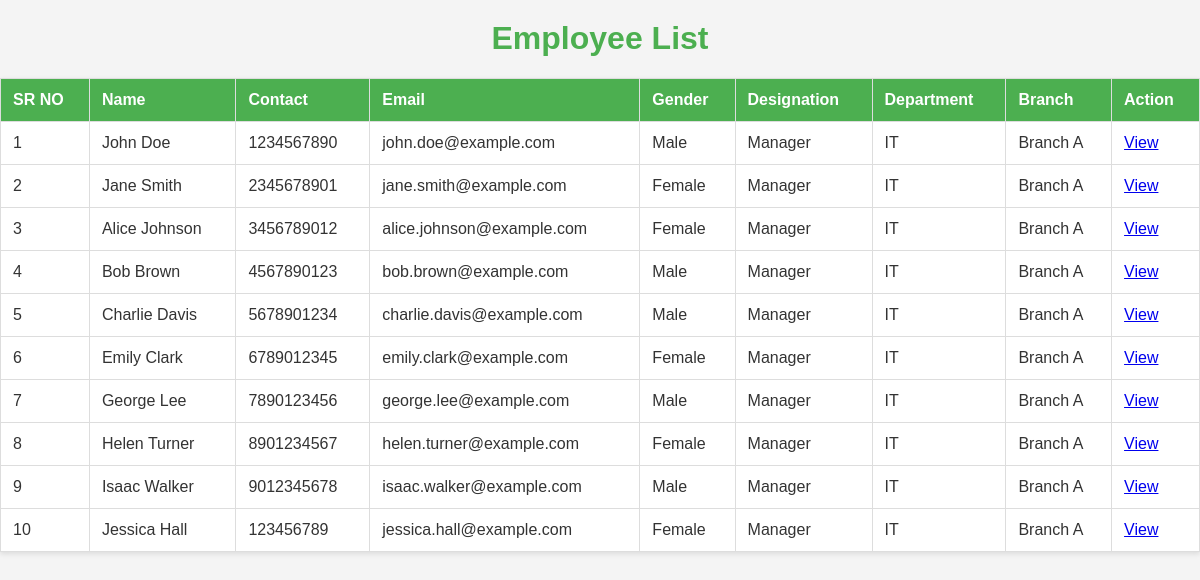
The page / on the database its author committed.
### tables this page shows
CREATE TABLE `tbl_employee` (
  `id` int(11) NOT NULL,
  `name` varchar(100) NOT NULL,
  `contact` varchar(15) NOT NULL,
  `email` varchar(100) NOT NULL,
  `gender` enum('Male','Female','Other') NOT NULL,
  `designation` varchar(100) NOT NULL,
  `department` varchar(100) NOT NULL,
  `branch` varchar(100) NOT NULL,
  `created_at` timestamp NOT NULL DEFAULT current_timestamp()
);

### index.php (the view, shortened to what this page needs)
<?php
include 'db.php';
$query = "SELECT * FROM tbl_employee";
$result = $conn->query($query);
?>
<!DOCTYPE html>
<html lang="en">
<head>
    <link rel="stylesheet" href="styles.css">
</head>
<body>
    <h1>Employee List</h1>
    <table>
        <thead>
            <tr>
                <th>SR NO</th>
                <th>Name</th>
                <th>Contact</th>
                <th>Email</th>
                <th>Gender</th>
                <th>Designation</th>
                <th>Department</th>
                <th>Branch</th>
                <th>Action</th>
            </tr>
        </thead>
        <tbody>
            <?php if ($result->num_rows > 0): ?>
                <?php $sr_no = 1; ?>
                <?php while ($row = $result->fetch_assoc()): ?>
                    <tr>
                        <td><?php echo $sr_no++; ?></td>
                        <td><?php echo htmlspecialchars($row['name']); ?></td>
                        <td><?php echo htmlspecialchars($row['contact']); ?></td>
                        <td><?php echo htmlspecialchars($row['email']); ?></td>
                        <td><?php echo htmlspecialchars($row['gender']); ?></td>
                        <td><?php echo htmlspecialchars($row['designation']); ?></td>
                        <td><?php echo htmlspecialchars($row['department']); ?></td>
                        <td><?php echo htmlspecialchars($row['branch']); ?></td>
                        <td><a href="employee_details.php?id=<?php echo $row['id']; ?>">View</a></td>
                    </tr>
                <?php endwhile; ?>
            <?php else: ?>
                <tr>
                    <td colspan="9">No employees found.</td>
                </tr>
            <?php endif; ?>
        </tbody>
    </table>
</body>
</html>

### styles.css (style rules this page uses)
body { font-family: Arial, sans-serif; margin: 0; padding: 0; background-color: #f4f4f4; color: #333; }
h1 { text-align: center; color: #4CAF50; margin-top: 20px; }
table { width: 100%; border-collapse: collapse; margin: 20px 0; background-color: #fff; box-shadow: 0 2px 5px rgba(0, 0, 0, 0.1); }
th, td { border: 1px solid #ddd; padding: 12px; text-align: left; }
th { background-color: #4CAF50; color: white; }

### rows shown on the page
tbl_employee: name "John Doe", contact "1234567890", email "john.doe@example.com", gender "Male", designation "Manager", department "IT", branch "Branch A"
tbl_employee: name "Jane Smith", contact "2345678901", email "jane.smith@example.com", gender "Female", designation "Manager", department "IT", branch "Branch A"
tbl_employee: name "Alice Johnson", contact "3456789012", email "alice.johnson@example.com", gender "Female", designation "Manager", department "IT", branch "Branch A"
tbl_employee: name "Bob Brown", contact "4567890123", email "bob.brown@example.com", gender "Male", designation "Manager", department "IT", branch "Branch A"
tbl_employee: name "Charlie Davis", contact "5678901234", email "charlie.davis@example.com", gender "Male", designation "Manager", department "IT", branch "Branch A"
tbl_employee: name "Emily Clark", contact "6789012345", email "emily.clark@example.com", gender "Female", designation "Manager", department "IT", branch "Branch A"
tbl_employee: name "George Lee", contact "7890123456", email "george.lee@example.com", gender "Male", designation "Manager", department "IT", branch "Branch A"
tbl_employee: name "Helen Turner", contact "8901234567", email "helen.turner@example.com", gender "Female", designation "Manager", department "IT", branch "Branch A"
tbl_employee: name "Isaac Walker", contact "9012345678", email "isaac.walker@example.com", gender "Male", designation "Manager", department "IT", branch "Branch A"
tbl_employee: name "Jessica Hall", contact "123456789", email "jessica.hall@example.com", gender "Female", designation "Manager", department "IT", branch "Branch A"
